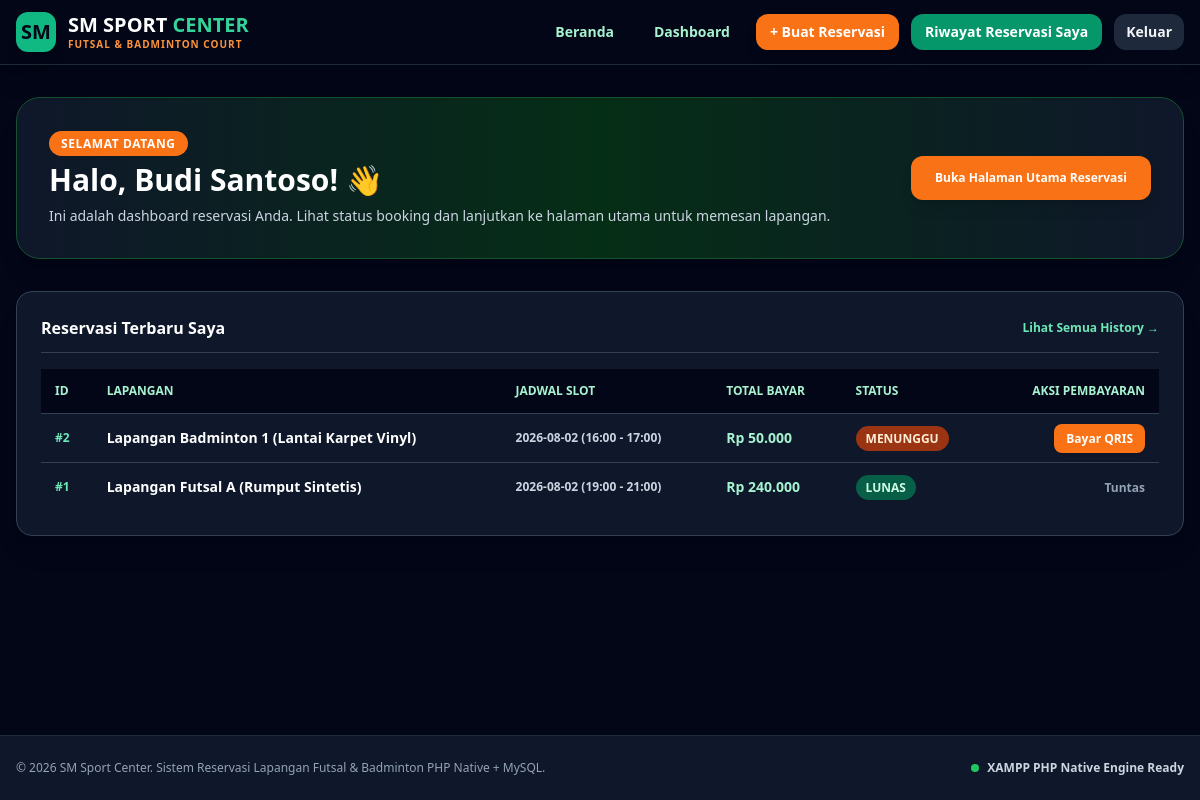
/pelanggan/dashboard.php (signed in), run on the app's committed database.
### tables this page shows
CREATE TABLE IF NOT EXISTS `reservasi` (
  `id` INT AUTO_INCREMENT PRIMARY KEY,
  `user_id` INT NOT NULL,
  `lapangan_id` INT NOT NULL,
  `tanggal` DATE NOT NULL,
  `jam_mulai` TIME NOT NULL,
  `jam_selesai` TIME NOT NULL,
  `durasi` INT NOT NULL,
  `total_bayar` DECIMAL(10,2) NOT NULL,
  `status` ENUM('menunggu','lunas','dibatalkan') NOT NULL DEFAULT 'menunggu',
  `bukti_bayar` VARCHAR(255) DEFAULT NULL,
  `catatan` TEXT DEFAULT NULL,
  `created_at` TIMESTAMP DEFAULT CURRENT_TIMESTAMP,
  FOREIGN KEY (`user_id`) REFERENCES `users`(`id`) ON DELETE CASCADE,
  FOREIGN KEY (`lapangan_id`) REFERENCES `lapangan`(`id`) ON DELETE CASCADE
);

CREATE TABLE IF NOT EXISTS `lapangan` (
  `id` INT AUTO_INCREMENT PRIMARY KEY,
  `nama` VARCHAR(100) NOT NULL,
  `jenis` ENUM('futsal','badminton') NOT NULL,
  `harga_per_jam` DECIMAL(10,2) NOT NULL,
  `deskripsi` TEXT,
  `status` ENUM('aktif','nonaktif') NOT NULL DEFAULT 'aktif'
);

### pelanggan/dashboard.php (the view, shortened to what this page needs)
<?php
require_once '../config/database.php';
$user_id = $_SESSION['user_id'];
$stmt = $pdo->prepare("SELECT r.*, l.nama AS lapangan_nama, l.jenis AS lapangan_jenis FROM reservasi r JOIN lapangan l ON r.lapangan_id = l.id WHERE r.user_id = ? ORDER BY r.id DESC LIMIT 3");
$stmt->execute([$user_id]);
$myReservations = $stmt->fetchAll();
?>
<!DOCTYPE html>
<html lang="id">
<head>
    <script src="https://cdn.tailwindcss.com"></script>
</head>
<body class="bg-slate-950 text-slate-100 font-sans min-h-screen flex flex-col">
    <?php include '../includes/navbar_pelanggan.php'; ?>
    <main class="max-w-7xl mx-auto w-full px-4 py-8 space-y-8 flex-1">
        <div class="bg-gradient-to-r from-slate-900 via-green-950 to-slate-900 text-white p-8 rounded-3xl shadow-xl flex flex-col md:flex-row md:items-center justify-between gap-6 border border-green-900">
            <div class="space-y-2">
                <span class="px-3 py-1 bg-orange-500 text-white rounded-full text-xs font-bold uppercase tracking-wider">Selamat Datang</span>
                <h1 class="text-3xl font-black">Halo, <?= htmlspecialchars($_SESSION['nama']) ?>! 👋</h1>
                <p class="text-slate-300 text-xs sm:text-sm">Ini adalah dashboard reservasi Anda. Lihat status booking dan lanjutkan ke halaman utama untuk memesan lapangan.</p>
            </div>
            <a href="../index.php" class="px-6 py-3.5 bg-orange-500 hover:bg-orange-600 text-white font-bold rounded-xl shadow-lg transition text-xs shrink-0 text-center">
                Buka Halaman Utama Reservasi
            </a>
        </div>
        <div class="bg-slate-900 p-6 rounded-2xl border border-slate-700 shadow-xl space-y-4">
            <div class="flex items-center justify-between border-b border-slate-700 pb-3">
                <h3 class="font-bold text-white text-base">Reservasi Terbaru Saya</h3>
                <a href="reservasi/index.php" class="text-xs font-bold text-emerald-300 hover:text-white">Lihat Semua History →</a>
            </div>
            <div class="overflow-x-auto">
                <table class="w-full text-left text-sm">
                    <thead>
                        <tr class="bg-slate-950 border-b border-slate-700 text-emerald-200 text-xs font-bold uppercase">
                            <th class="p-3.5">ID</th>
                            <th class="p-3.5">Lapangan</th>
                            <th class="p-3.5">Jadwal Slot</th>
                            <th class="p-3.5">Total Bayar</th>
                            <th class="p-3.5">Status</th>
                            <th class="p-3.5 text-right">Aksi Pembayaran</th>
                        </tr>
                    </thead>
                    <tbody class="divide-y divide-slate-700">
                        <?php if (count($myReservations) === 0): ?>
                            <tr>
                                <td colspan="6" class="p-6 text-center text-slate-400 text-xs italic">Belum ada reservasi aktif. Silakan lakukan pemesanan lapangan!</td>
                            </tr>
                        <?php else: ?>
                            <?php foreach ($myReservations as $r): ?>
                                <tr class="hover:bg-slate-900 transition">
                                    <td class="p-3.5 text-xs font-bold text-emerald-300">#<?= $r['id'] ?></td>
                                    <td class="p-3.5 font-bold text-white"><?= htmlspecialchars($r['lapangan_nama']) ?></td>
                                    <td class="p-3.5 text-xs text-slate-300 font-semibold"><?= $r['tanggal'] ?> (<?= substr($r['jam_mulai'], 0, 5) ?> - <?= substr($r['jam_selesai'], 0, 5) ?>)</td>
                                    <td class="p-3.5 font-black text-emerald-200">Rp <?= number_format($r['total_bayar'], 0, ',', '.') ?></td>
                                    <td class="p-3.5">
                                        <span class="px-2.5 py-1 rounded-full text-xs font-bold uppercase <?= $r['status'] === 'lunas' ? 'bg-emerald-800 text-emerald-100' : ($r['status'] === 'dibatalkan' ? 'bg-rose-800 text-rose-100' : 'bg-orange-800 text-orange-100') ?>">
                                            <?= strtoupper($r['status']) ?>
                                        </span>
                                    </td>
                                    <td class="p-3.5 text-right">
                                        <?php if ($r['status'] === 'menunggu'): ?>
                                            <a href="reservasi/upload_bukti.php?id=<?= $r['id'] ?>" class="px-3 py-1.5 bg-orange-500 hover:bg-orange-600 text-white rounded-lg text-xs font-bold shadow transition">
                                                Bayar QRIS
                                            </a>
                                        <?php else: ?>
                                            <span class="text-xs text-slate-400 font-semibold">Tuntas</span>
                                        <?php endif; ?>
                                    </td>
                                </tr>
                            <?php endforeach; ?>
                        <?php endif; ?>
                    </tbody>
                </table>
            </div>
        </div>
    </main>
    <?php include '../includes/footer.php'; ?>
</body>
</html>

### data on the page
reservasi: id "2", lapangan.nama "Lapangan Badminton 1 (Lantai Karpet Vinyl)", tanggal "2026-08-02", jam_mulai "16:00", jam_selesai "17:00", total_bayar "50.000", status "MENUNGGU"
reservasi: id "1", lapangan.nama "Lapangan Futsal A (Rumput Sintetis)", tanggal "2026-08-02", jam_mulai "19:00", jam_selesai "21:00", total_bayar "240.000", status "LUNAS", shows "Tuntas"

### other printed values
$_SESSION['nama'] "Budi Santoso"
